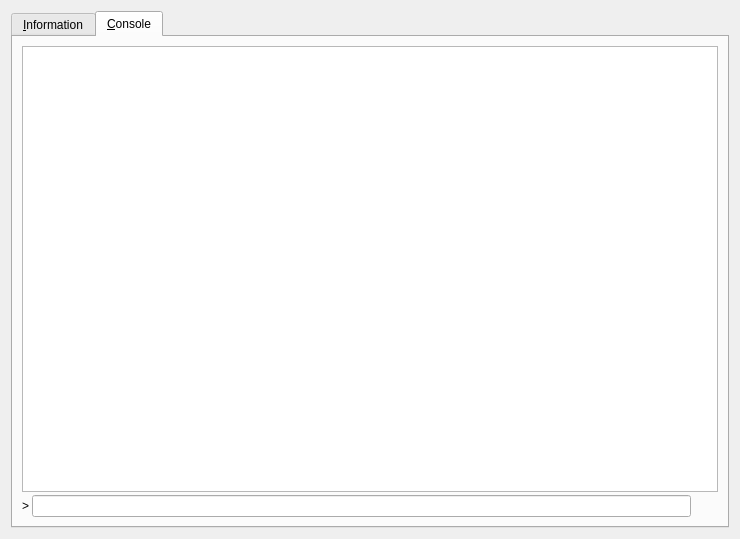
<?xml version="1.0" encoding="UTF-8"?>
<ui version="4.0">
 <class>RPCConsole</class>
 <widget class="QDialog" name="RPCConsole">
  <property name="geometry">
   <rect>
    <x>0</x>
    <y>0</y>
    <width>740</width>
    <height>539</height>
   </rect>
  </property>
  <property name="windowTitle">
   <string>Infinitecoin - Debug window</string>
  </property>
  <layout class="QVBoxLayout" name="verticalLayout_2">
   <item>
    <widget class="QTabWidget" name="tabWidget">
     <property name="enabled">
      <bool>true</bool>
     </property>
     <property name="currentIndex">
      <number>1</number>
     </property>
     <widget class="QWidget" name="tab_info">
      <attribute name="title">
       <string>&amp;Information</string>
      </attribute>
      <layout class="QGridLayout" name="gridLayout" columnstretch="0,1">
       <property name="horizontalSpacing">
        <number>12</number>
       </property>
       <item row="0" column="0">
        <widget class="QLabel" name="label_9">
         <property name="font">
          <font>
           <weight>75</weight>
           <bold>true</bold>
          </font>
         </property>
         <property name="text">
          <string>Bitcoin Core</string>
         </property>
        </widget>
       </item>
       <item row="1" column="0">
        <widget class="QLabel" name="label_5">
         <property name="text">
          <string>Client name</string>
         </property>
        </widget>
       </item>
       <item row="1" column="1">
        <widget class="QLabel" name="clientName">
         <property name="cursor">
          <cursorShape>IBeamCursor</cursorShape>
         </property>
         <property name="text">
          <string>N/A</string>
         </property>
         <property name="textFormat">
          <enum>Qt::PlainText</enum>
         </property>
         <property name="textInteractionFlags">
          <set>Qt::LinksAccessibleByMouse|Qt::TextSelectableByKeyboard|Qt::TextSelectableByMouse</set>
         </property>
        </widget>
       </item>
       <item row="2" column="0">
        <widget class="QLabel" name="label_6">
         <property name="text">
          <string>Client version</string>
         </property>
        </widget>
       </item>
       <item row="2" column="1">
        <widget class="QLabel" name="clientVersion">
         <property name="cursor">
          <cursorShape>IBeamCursor</cursorShape>
         </property>
         <property name="text">
          <string>N/A</string>
         </property>
         <property name="textFormat">
          <enum>Qt::PlainText</enum>
         </property>
         <property name="textInteractionFlags">
          <set>Qt::LinksAccessibleByMouse|Qt::TextSelectableByKeyboard|Qt::TextSelectableByMouse</set>
         </property>
        </widget>
       </item>
       <item row="3" column="0">
        <widget class="QLabel" name="label_14">
         <property name="text">
          <string>Using OpenSSL version</string>
         </property>
         <property name="indent">
          <number>10</number>
         </property>
        </widget>
       </item>
       <item row="3" column="1">
        <widget class="QLabel" name="openSSLVersion">
         <property name="cursor">
          <cursorShape>IBeamCursor</cursorShape>
         </property>
         <property name="text">
          <string>N/A</string>
         </property>
         <property name="textFormat">
          <enum>Qt::PlainText</enum>
         </property>
         <property name="textInteractionFlags">
          <set>Qt::LinksAccessibleByMouse|Qt::TextSelectableByKeyboard|Qt::TextSelectableByMouse</set>
         </property>
        </widget>
       </item>
       <item row="4" column="0">
        <widget class="QLabel" name="label_12">
         <property name="text">
          <string>Build date</string>
         </property>
        </widget>
       </item>
       <item row="4" column="1">
        <widget class="QLabel" name="buildDate">
         <property name="cursor">
          <cursorShape>IBeamCursor</cursorShape>
         </property>
         <property name="text">
          <string>N/A</string>
         </property>
         <property name="textFormat">
          <enum>Qt::PlainText</enum>
         </property>
         <property name="textInteractionFlags">
          <set>Qt::LinksAccessibleByMouse|Qt::TextSelectableByKeyboard|Qt::TextSelectableByMouse</set>
         </property>
        </widget>
       </item>
       <item row="5" column="0">
        <widget class="QLabel" name="label_13">
         <property name="text">
          <string>Startup time</string>
         </property>
        </widget>
       </item>
       <item row="5" column="1">
        <widget class="QLabel" name="startupTime">
         <property name="cursor">
          <cursorShape>IBeamCursor</cursorShape>
         </property>
         <property name="text">
          <string>N/A</string>
         </property>
         <property name="textFormat">
          <enum>Qt::PlainText</enum>
         </property>
         <property name="textInteractionFlags">
          <set>Qt::LinksAccessibleByMouse|Qt::TextSelectableByKeyboard|Qt::TextSelectableByMouse</set>
         </property>
        </widget>
       </item>
       <item row="6" column="0">
        <widget class="QLabel" name="label_11">
         <property name="font">
          <font>
           <weight>75</weight>
           <bold>true</bold>
          </font>
         </property>
         <property name="text">
          <string>Network</string>
         </property>
        </widget>
       </item>
       <item row="7" column="0">
        <widget class="QLabel" name="label_7">
         <property name="text">
          <string>Number of connections</string>
         </property>
        </widget>
       </item>
       <item row="7" column="1">
        <widget class="QLabel" name="numberOfConnections">
         <property name="cursor">
          <cursorShape>IBeamCursor</cursorShape>
         </property>
         <property name="text">
          <string>N/A</string>
         </property>
         <property name="textFormat">
          <enum>Qt::PlainText</enum>
         </property>
         <property name="textInteractionFlags">
          <set>Qt::LinksAccessibleByMouse|Qt::TextSelectableByKeyboard|Qt::TextSelectableByMouse</set>
         </property>
        </widget>
       </item>
       <item row="8" column="0">
        <widget class="QLabel" name="label_8">
         <property name="text">
          <string>On testnet</string>
         </property>
        </widget>
       </item>
       <item row="8" column="1">
        <widget class="QCheckBox" name="isTestNet">
         <property name="enabled">
          <bool>false</bool>
         </property>
         <property name="text">
          <string/>
         </property>
        </widget>
       </item>
       <item row="9" column="0">
        <widget class="QLabel" name="label_10">
         <property name="font">
          <font>
           <weight>75</weight>
           <bold>true</bold>
          </font>
         </property>
         <property name="text">
          <string>Block chain</string>
         </property>
        </widget>
       </item>
       <item row="10" column="0">
        <widget class="QLabel" name="label_3">
         <property name="text">
          <string>Current number of blocks</string>
         </property>
        </widget>
       </item>
       <item row="10" column="1">
        <widget class="QLabel" name="numberOfBlocks">
         <property name="cursor">
          <cursorShape>IBeamCursor</cursorShape>
         </property>
         <property name="text">
          <string>N/A</string>
         </property>
         <property name="textFormat">
          <enum>Qt::PlainText</enum>
         </property>
         <property name="textInteractionFlags">
          <set>Qt::LinksAccessibleByMouse|Qt::TextSelectableByKeyboard|Qt::TextSelectableByMouse</set>
         </property>
        </widget>
       </item>
       <item row="11" column="0">
        <widget class="QLabel" name="label_4">
         <property name="text">
          <string>Estimated total blocks</string>
         </property>
        </widget>
       </item>
       <item row="11" column="1">
        <widget class="QLabel" name="totalBlocks">
         <property name="cursor">
          <cursorShape>IBeamCursor</cursorShape>
         </property>
         <property name="text">
          <string>N/A</string>
         </property>
         <property name="textFormat">
          <enum>Qt::PlainText</enum>
         </property>
         <property name="textInteractionFlags">
          <set>Qt::LinksAccessibleByMouse|Qt::TextSelectableByKeyboard|Qt::TextSelectableByMouse</set>
         </property>
        </widget>
       </item>
       <item row="12" column="0">
        <widget class="QLabel" name="label_2">
         <property name="text">
          <string>Last block time</string>
         </property>
        </widget>
       </item>
       <item row="12" column="1">
        <widget class="QLabel" name="lastBlockTime">
         <property name="cursor">
          <cursorShape>IBeamCursor</cursorShape>
         </property>
         <property name="text">
          <string>N/A</string>
         </property>
         <property name="textFormat">
          <enum>Qt::PlainText</enum>
         </property>
         <property name="textInteractionFlags">
          <set>Qt::LinksAccessibleByMouse|Qt::TextSelectableByKeyboard|Qt::TextSelectableByMouse</set>
         </property>
        </widget>
       </item>
       <item row="13" column="0">
        <spacer name="verticalSpacer_2">
         <property name="orientation">
          <enum>Qt::Vertical</enum>
         </property>
         <property name="sizeHint" stdset="0">
          <size>
           <width>20</width>
           <height>20</height>
          </size>
         </property>
        </spacer>
       </item>
       <item row="14" column="0">
        <widget class="QLabel" name="labelDebugLogfile">
         <property name="font">
          <font>
           <weight>75</weight>
           <bold>true</bold>
          </font>
         </property>
         <property name="text">
          <string>Debug logfile</string>
         </property>
        </widget>
       </item>
       <item row="15" column="0">
        <widget class="QPushButton" name="openDebugLogfileButton">
         <property name="toolTip">
          <string>Open the Infinitecoin debug logfile from the current data directory. This can take a few seconds for large logfiles.</string>
         </property>
         <property name="text">
          <string>&amp;Open</string>
         </property>
         <property name="autoDefault">
          <bool>false</bool>
         </property>
        </widget>
       </item>
       <item row="16" column="0">
        <widget class="QLabel" name="labelCLOptions">
         <property name="font">
          <font>
           <weight>75</weight>
           <bold>true</bold>
          </font>
         </property>
         <property name="text">
          <string>Command-line options</string>
         </property>
        </widget>
       </item>
       <item row="17" column="0">
        <widget class="QPushButton" name="showCLOptionsButton">
         <property name="toolTip">
          <string>Show the Infinitecoin-Qt help message to get a list with possible Infinitecoin command-line options.</string>
         </property>
         <property name="text">
          <string>&amp;Show</string>
         </property>
         <property name="autoDefault">
          <bool>false</bool>
         </property>
        </widget>
       </item>
       <item row="18" column="0">
        <spacer name="verticalSpacer">
         <property name="orientation">
          <enum>Qt::Vertical</enum>
         </property>
         <property name="sizeHint" stdset="0">
          <size>
           <width>20</width>
           <height>40</height>
          </size>
         </property>
        </spacer>
       </item>
      </layout>
     </widget>
     <widget class="QWidget" name="tab_console">
      <property name="enabled">
       <bool>true</bool>
      </property>
      <attribute name="title">
       <string>&amp;Console</string>
      </attribute>
      <layout class="QVBoxLayout" name="verticalLayout_3">
       <property name="spacing">
        <number>3</number>
       </property>
       <item>
        <widget class="QTextEdit" name="messagesWidget">
         <property name="minimumSize">
          <size>
           <width>0</width>
           <height>100</height>
          </size>
         </property>
         <property name="readOnly">
          <bool>true</bool>
         </property>
         <property name="tabKeyNavigation" stdset="0">
          <bool>false</bool>
         </property>
         <property name="columnCount" stdset="0">
          <number>2</number>
         </property>
        </widget>
       </item>
       <item>
        <layout class="QHBoxLayout" name="horizontalLayout">
         <property name="spacing">
          <number>3</number>
         </property>
         <item>
          <widget class="QLabel" name="label">
           <property name="text">
            <string notr="true">&gt;</string>
           </property>
          </widget>
         </item>
         <item>
          <widget class="QLineEdit" name="lineEdit">
           <property name="maxLength">
            <number>3276700</number>
           </property>
          </widget>
         </item>
         <item>
          <widget class="QPushButton" name="clearButton">
           <property name="maximumSize">
            <size>
             <width>24</width>
             <height>24</height>
            </size>
           </property>
           <property name="toolTip">
            <string>Clear console</string>
           </property>
           <property name="text">
            <string/>
           </property>
           <property name="icon">
            <iconset resource="../bitcoin.qrc">
             <normaloff>:/icons/remove</normaloff>:/icons/remove</iconset>
           </property>
           <property name="shortcut">
            <string notr="true">Ctrl+L</string>
           </property>
           <property name="autoDefault">
            <bool>false</bool>
           </property>
           <property name="flat">
            <bool>true</bool>
           </property>
          </widget>
         </item>
        </layout>
       </item>
      </layout>
     </widget>
    </widget>
   </item>
  </layout>
 </widget>
 <resources>
  <include location="../bitcoin.qrc"/>
 </resources>
 <connections/>
</ui>
